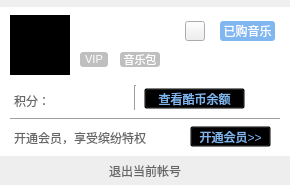
<?xml version="1.0" encoding="UTF-8"?>
<ui version="4.0">
 <class>MusicUserManager</class>
 <widget class="QWidget" name="MusicUserManager">
  <property name="geometry">
   <rect>
    <x>0</x>
    <y>0</y>
    <width>290</width>
    <height>185</height>
   </rect>
  </property>
  <property name="windowTitle">
   <string>MusicUserManager</string>
  </property>
  <property name="styleSheet">
   <string notr="true">color:#666666</string>
  </property>
  <property name="currentIndex" stdset="0">
   <number>0</number>
  </property>
  <widget class="MusicClickedLabel" name="userIcon">
   <property name="geometry">
    <rect>
     <x>10</x>
     <y>15</y>
     <width>60</width>
     <height>60</height>
    </rect>
   </property>
   <property name="styleSheet">
    <string notr="true">background:b</string>
   </property>
   <property name="text">
    <string/>
   </property>
  </widget>
  <widget class="QPushButton" name="logoffButton">
   <property name="geometry">
    <rect>
     <x>0</x>
     <y>156</y>
     <width>290</width>
     <height>30</height>
    </rect>
   </property>
   <property name="cursor">
    <cursorShape>PointingHandCursor</cursorShape>
   </property>
   <property name="styleSheet">
    <string notr="true">QPushButton{background:#EEEEEE;border:none;}</string>
   </property>
   <property name="text">
    <string>退出当前帐号</string>
   </property>
  </widget>
  <widget class="QLabel" name="label">
   <property name="geometry">
    <rect>
     <x>14</x>
     <y>93</y>
     <width>31</width>
     <height>16</height>
    </rect>
   </property>
   <property name="text">
    <string>积分：</string>
   </property>
  </widget>
  <widget class="QLabel" name="totalTimeLabel">
   <property name="geometry">
    <rect>
     <x>44</x>
     <y>91</y>
     <width>81</width>
     <height>20</height>
    </rect>
   </property>
   <property name="styleSheet">
    <string notr="true"/>
   </property>
   <property name="text">
    <string/>
   </property>
   <property name="alignment">
    <set>Qt::AlignCenter</set>
   </property>
  </widget>
  <widget class="QLabel" name="topLabel">
   <property name="geometry">
    <rect>
     <x>50</x>
     <y>0</y>
     <width>9</width>
     <height>7</height>
    </rect>
   </property>
   <property name="text">
    <string/>
   </property>
   <property name="pixmap">
    <pixmap resource="../../../TTKQrc/MusicPlayerUser.qrc">:/usermanager/topLabel</pixmap>
   </property>
  </widget>
  <widget class="QLabel" name="mainLabel">
   <property name="geometry">
    <rect>
     <x>0</x>
     <y>7</y>
     <width>290</width>
     <height>178</height>
    </rect>
   </property>
   <property name="styleSheet">
    <string notr="true">background:#FFFFFF</string>
   </property>
   <property name="text">
    <string/>
   </property>
  </widget>
  <widget class="MusicClickedLabel" name="username">
   <property name="geometry">
    <rect>
     <x>80</x>
     <y>18</y>
     <width>101</width>
     <height>25</height>
    </rect>
   </property>
   <property name="text">
    <string/>
   </property>
  </widget>
  <widget class="Line" name="line">
   <property name="geometry">
    <rect>
     <x>10</x>
     <y>118</y>
     <width>270</width>
     <height>3</height>
    </rect>
   </property>
   <property name="orientation">
    <enum>Qt::Horizontal</enum>
   </property>
  </widget>
  <widget class="Line" name="line_2">
   <property name="geometry">
    <rect>
     <x>134</x>
     <y>85</y>
     <width>3</width>
     <height>25</height>
    </rect>
   </property>
   <property name="orientation">
    <enum>Qt::Vertical</enum>
   </property>
  </widget>
  <widget class="QPushButton" name="vipButton">
   <property name="geometry">
    <rect>
     <x>80</x>
     <y>52</y>
     <width>28</width>
     <height>15</height>
    </rect>
   </property>
   <property name="cursor">
    <cursorShape>PointingHandCursor</cursorShape>
   </property>
   <property name="styleSheet">
    <string notr="true">QPushButton{border-radius:3px;background-color:#BFBFBF;font-size:11px;color:white;}</string>
   </property>
   <property name="text">
    <string>VIP</string>
   </property>
  </widget>
  <widget class="QPushButton" name="muiscPackButton">
   <property name="geometry">
    <rect>
     <x>120</x>
     <y>52</y>
     <width>40</width>
     <height>15</height>
    </rect>
   </property>
   <property name="cursor">
    <cursorShape>PointingHandCursor</cursorShape>
   </property>
   <property name="styleSheet">
    <string notr="true">QPushButton{border-radius:3px;background-color:#BFBFBF;font-size:11px;color:white;}</string>
   </property>
   <property name="text">
    <string>音乐包</string>
   </property>
  </widget>
  <widget class="QPushButton" name="musicSettingButton">
   <property name="geometry">
    <rect>
     <x>185</x>
     <y>21</y>
     <width>20</width>
     <height>20</height>
    </rect>
   </property>
   <property name="cursor">
    <cursorShape>PointingHandCursor</cursorShape>
   </property>
   <property name="styleSheet">
    <string notr="true">QPushButton{border-image:url(:/usermanager/settings);}
QPushButton::menu-indicator{image:None;}</string>
   </property>
   <property name="text">
    <string/>
   </property>
  </widget>
  <widget class="QPushButton" name="muiscPurchasedButton">
   <property name="geometry">
    <rect>
     <x>220</x>
     <y>21</y>
     <width>55</width>
     <height>20</height>
    </rect>
   </property>
   <property name="cursor">
    <cursorShape>PointingHandCursor</cursorShape>
   </property>
   <property name="styleSheet">
    <string notr="true">QPushButton{border-radius:3px;background-color:#80B7F1;color:white;}</string>
   </property>
   <property name="text">
    <string>已购音乐</string>
   </property>
  </widget>
  <widget class="QPushButton" name="muiscBalanceButton">
   <property name="geometry">
    <rect>
     <x>144</x>
     <y>88</y>
     <width>101</width>
     <height>21</height>
    </rect>
   </property>
   <property name="cursor">
    <cursorShape>PointingHandCursor</cursorShape>
   </property>
   <property name="styleSheet">
    <string notr="true">QPushButton{background:transparent;color:#80B7F1;}</string>
   </property>
   <property name="text">
    <string>查看酷币余额</string>
   </property>
  </widget>
  <widget class="QLabel" name="label_2">
   <property name="geometry">
    <rect>
     <x>14</x>
     <y>130</y>
     <width>171</width>
     <height>16</height>
    </rect>
   </property>
   <property name="text">
    <string>开通会员，享受缤纷特权</string>
   </property>
  </widget>
  <widget class="QPushButton" name="muiscOVipButton">
   <property name="geometry">
    <rect>
     <x>190</x>
     <y>126</y>
     <width>81</width>
     <height>21</height>
    </rect>
   </property>
   <property name="cursor">
    <cursorShape>PointingHandCursor</cursorShape>
   </property>
   <property name="styleSheet">
    <string notr="true">QPushButton{background:transparent;color:#80B7F1;}</string>
   </property>
   <property name="text">
    <string>开通会员&gt;&gt;</string>
   </property>
  </widget>
  <zorder>mainLabel</zorder>
  <zorder>userIcon</zorder>
  <zorder>logoffButton</zorder>
  <zorder>label</zorder>
  <zorder>totalTimeLabel</zorder>
  <zorder>topLabel</zorder>
  <zorder>username</zorder>
  <zorder>line</zorder>
  <zorder>line_2</zorder>
  <zorder>vipButton</zorder>
  <zorder>muiscPackButton</zorder>
  <zorder>musicSettingButton</zorder>
  <zorder>muiscPurchasedButton</zorder>
  <zorder>muiscBalanceButton</zorder>
  <zorder>label_2</zorder>
  <zorder>muiscOVipButton</zorder>
 </widget>
 <customwidgets>
  <customwidget>
   <class>MusicClickedLabel</class>
   <extends>QLabel</extends>
   <header>musicclickedlabel.h</header>
  </customwidget>
 </customwidgets>
 <resources>
  <include location="../../../TTKQrc/MusicPlayerUser.qrc"/>
 </resources>
 <connections/>
</ui>
